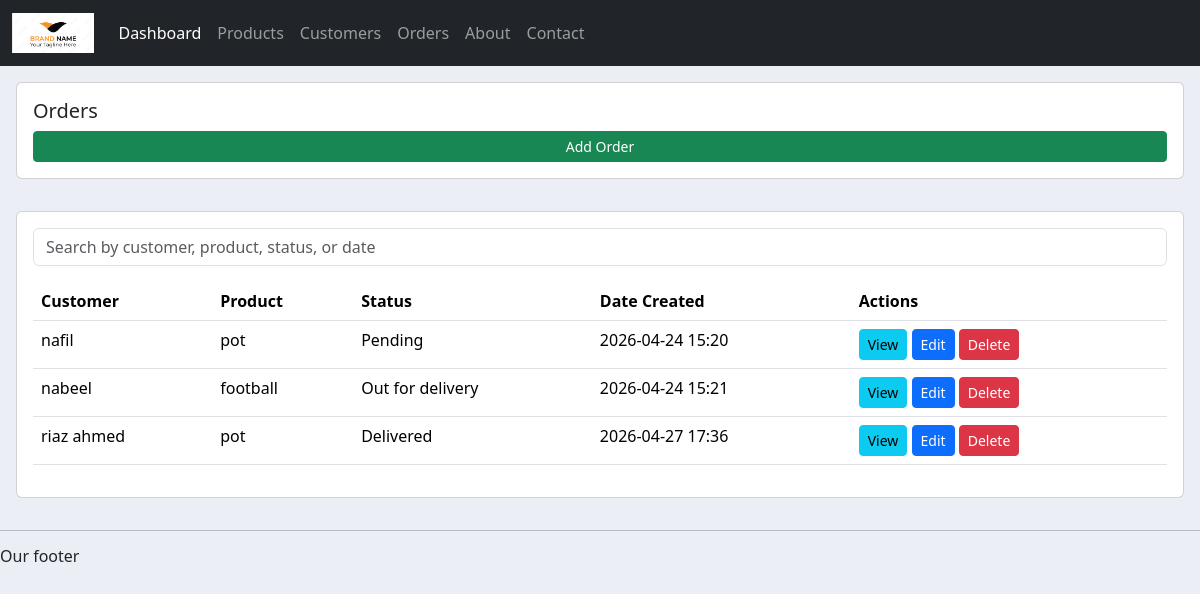
/accounts/orders/, run on an earlier commit of the app's database.
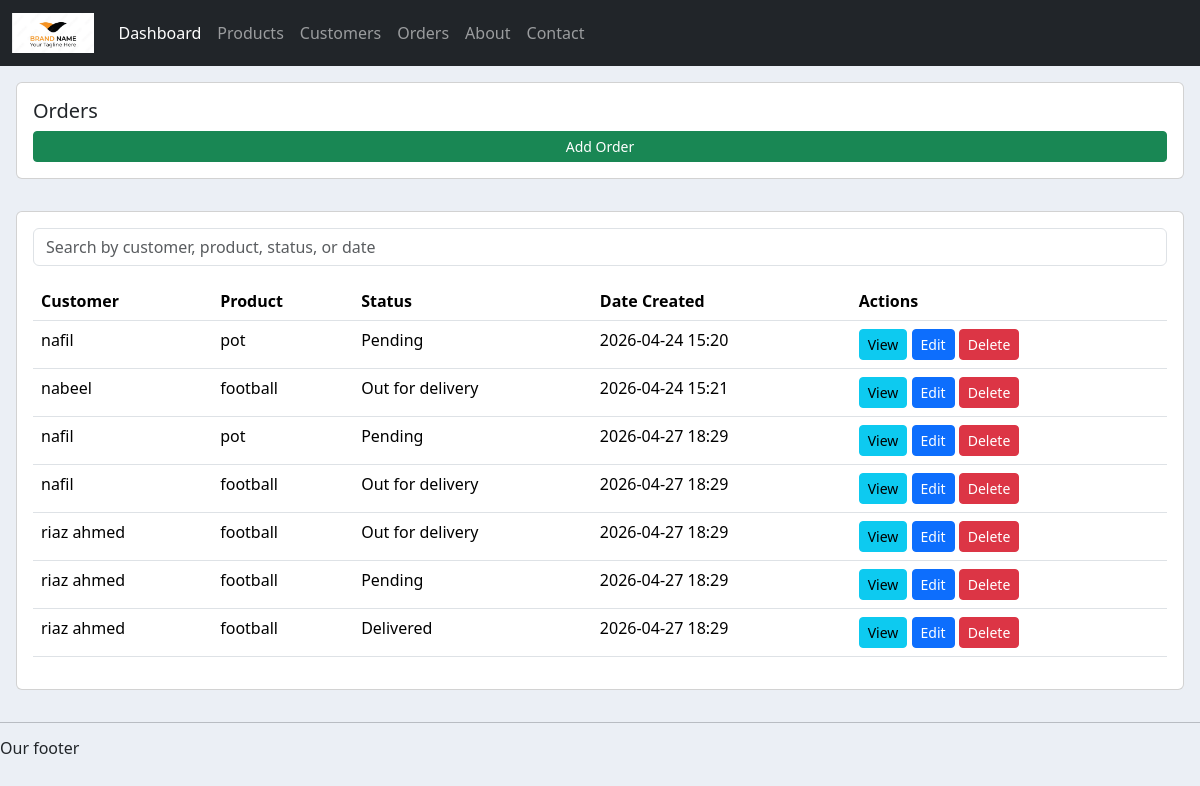
And on a later commit of the database.
### accounts/models.py (models this page shows, shortened)
class Order (models.Model):
    customer = models.ForeignKey(Customer, null=True, on_delete=models.SET_NULL)
    product = models.ForeignKey(Product, null=True, on_delete=models.SET_NULL)
    STATUS = (
        ('Pending', 'Pending'),
        ('Out for delivery', 'Out for delivery'),
        ('Delivered', 'Delivered'),
    )
    status = models.CharField(max_length=255, null=True, choices=STATUS)
    date_created = models.DateTimeField(auto_now_add=True, null=True)

class Customer (models.Model):
    name = models.CharField(max_length=255,null=True)
    phone = models.CharField(max_length=20, null=True)
    email = models.EmailField(unique=True, null=True)
    date_created = models.DateTimeField(auto_now_add=True, null=True)

class Product (models.Model):
    CATEGORY = (
        ('Indoor', 'Indoor'),
        ('Out Door', 'Out Door'),
    )
    name = models.CharField(max_length=255,null=True)
    price = models.FloatField(null=True)
    category = models.CharField(max_length=255,null=True, choices=CATEGORY)
    description = models.TextField(null=True)
    tag = models.ManyToManyField(Tag, null=True)
    date_created = models.DateTimeField(auto_now_add=True, null=True)

### accounts/views.py (the view)
# urls.py: path('orders/', views.orders, name='orders'),
def orders(request):
    orders = Order.objects.all()
    products = Product.objects.all()
    customers = Customer.objects.all()
    statuses = Order.STATUS
    return render(request, 'accounts/orders.html', {
        'orders': orders,
        'products': products,
        'customers': customers,
        'statuses': statuses,
    })

### accounts/templates/accounts/orders.html (shortened to what this page needs)
{% extends 'accounts/main.html' %}
{% block content %}
<div class="row p-3">
    <div class="col-md-12">
        <div class="card card-body">
            <h5>Orders</h5>
            <button class="btn btn-sm btn-success float-end" data-bs-toggle="modal"
                data-bs-target="#addOrderModal">Add Order</button>
        </div>
    </div>
</div>
<div class="row p-3">
    <div class="col-md-12">
        <div class="card card-body">
            <div class="mb-3">
                <input type="search" id="orders-search-input" class="form-control"
                    placeholder="Search by customer, product, status, or date">
            </div>
            <table class="table">
                <thead>
                    <tr>
                        <th>Customer</th>
                        <th>Product</th>
                        <th>Status</th>
                        <th>Date Created</th>
                        <th>Actions</th>
                    </tr>
                </thead>
                <tbody id="order-table-body" data-layout="full">
                    {% for order in orders %}
                    <tr data-order-id="{{ order.id }}">
                        <td>{{ order.customer.name|default:"Unknown customer" }}</td>
                        <td>{{ order.product.name|default:"Unknown product" }}</td>
                        <td>{{ order.status }}</td>
                        <td>{{ order.date_created|date:"Y-m-d H:i" }}</td>
                        <td>
                            <button class="btn btn-sm btn-info" data-bs-toggle="modal"
                                data-bs-target="#viewOrderModal" data-id="{{ order.id }}"
                                data-customer-id="{{ order.customer.id|default:'' }}"
                                data-customer-name="{{ order.customer.name|default:'Unknown customer' }}"
                                data-product-id="{{ order.product.id|default:'' }}"
                                data-product-name="{{ order.product.name|default:'Unknown product' }}"
                                data-status="{{ order.status }}"
                                data-date-created="{{ order.date_created|date:'Y-m-d H:i' }}">View</button>
                            <button class="btn btn-sm btn-primary" data-bs-toggle="modal"
                                data-bs-target="#editOrderModal" data-id="{{ order.id }}"
                                data-customer-id="{{ order.customer.id|default:'' }}"
                                data-product-id="{{ order.product.id|default:'' }}"
                                data-status="{{ order.status }}"
                                data-edit-url="{% url 'edit_order' order.id %}">Edit</button>
                            <button type="button" class="btn btn-sm btn-danger delete-order-btn"
                                data-id="{{ order.id }}"
                                data-delete-url="{% url 'delete_order' order.id %}">
                                Delete
                            </button>
                        </td>
                    </tr>
                    {% empty %}
                    <tr id="no-orders-row">
                        <td colspan="5" class="text-center">No orders found.</td>
                    </tr>
                    {% endfor %}
                </tbody>
            </table>
        </div>
    </div>
</div>
{% endblock %}

What changed in the data, as far as the page shows it:
removed Order: customer.name "riaz ahmed", product.name "pot", status "Delivered", date_created "2026-04-27 17:36"
added Order: customer.name "nafil", product.name "pot", status "Pending", date_created "2026-04-27 18:29"
added Order: customer.name "nafil", product.name "football", status "Out for delivery", date_created "2026-04-27 18:29"
added Order: customer.name "riaz ahmed", product.name "football", status "Out for delivery", date_created "2026-04-27 18:29"
added Order: customer.name "riaz ahmed", product.name "football", status "Pending", date_created "2026-04-27 18:29"
added Order: customer.name "riaz ahmed", product.name "football", status "Delivered", date_created "2026-04-27 18:29"
